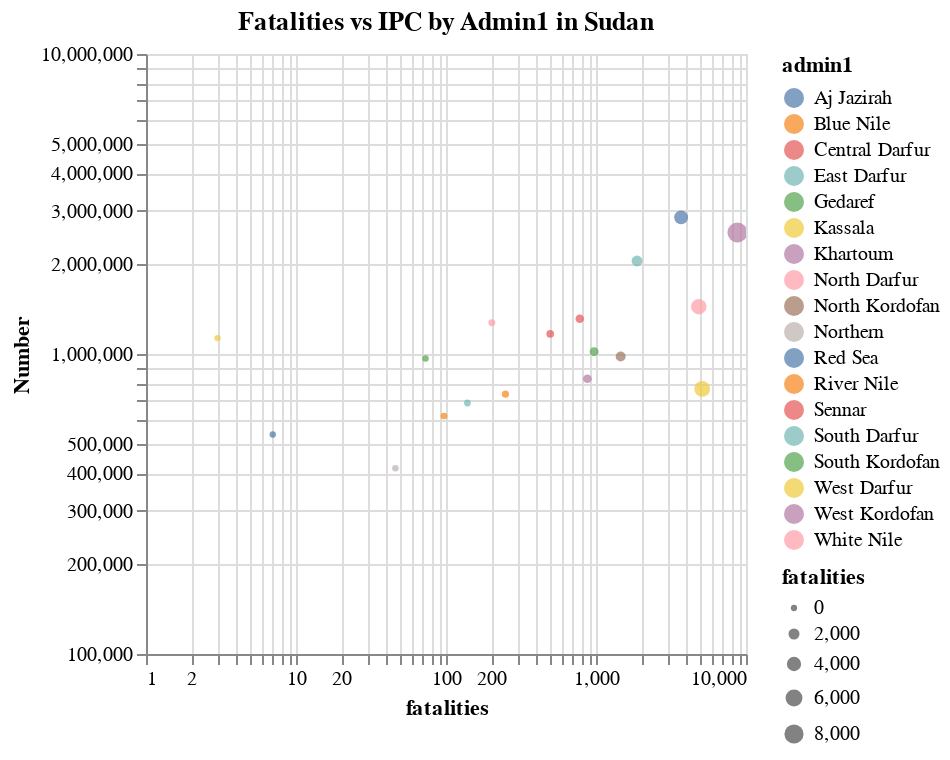

Notebook code for this chart:
### Code cell
# Create the chart with the selection and regression line
chart = alt.Chart(acled_ipc_adm1).mark_circle().encode(
    x=alt.X('fatalities:Q', scale=alt.Scale(type='log')),
    y=alt.Y('Number:Q', scale=alt.Scale(type='log')),
    color='admin1:N',
    size=alt.Size('fatalities:Q', scale=alt.Scale(range=[10, 100])),
    tooltip=['admin1', 'fatalities', 'Number']
).properties(
    title='Fatalities vs IPC by Admin1 in Sudan'
).interactive()

chart

### Figure 1 — Vega-Lite specification as saved in the notebook (floating-point values rounded to 4 significant figures)
{"config": {"view": {"continuousWidth": 300, "continuousHeight": 300}}, "data": {"name": "data-7a87355f3b0924a93f9afe5030623023"}, "mark": {"type": "circle"}, "encoding": {"color": {"field": "admin1", "type": "nominal"}, "size": {"field": "fatalities", "scale": {"range": [10, 100]}, "type": "quantitative"}, "tooltip": [{"field": "admin1", "type": "nominal"}, {"field": "fatalities", "type": "quantitative"}, {"field": "Number", "type": "nominal"}], "x": {"field": "fatalities", "scale": {"type": "log"}, "type": "quantitative"}, "y": {"field": "Number", "scale": {"type": "log"}, "type": "quantitative"}}, "params": [{"name": "param_18", "select": {"type": "interval", "encodings": ["x", "y"]}, "bind": "scales"}], "title": "Fatalities vs IPC by Admin1 in Sudan", "$schema": "https://vega.github.io/schema/vega-lite/v5.20.1.json", "datasets": {"data-7a87355f3b0924a93f9afe5030623023": [{"admin1": "Aj Jazirah", "fatalities": 3692, "event_date": 1538, "Date of analysis": "Apr 2024", "Country": "SDN", "Total country population": "47208125", "Level 1": "Aj Jazirah", "Validity period": "current", "From": "2024-04-01", "To": "2024-05-31", "Phase": "3+", "Number": "2853931", "Percentage": "0.53"}, {"admin1": "Blue Nile", "fatalities": 249, "event_date": 98, "Date of analysis": "Apr 2024", "Country": "SDN", "Total country population": "47208125", "Level 1": "Blue Nile", "Validity period": "current", "From": "2024-04-01", "To": "2024-05-31", "Phase": "3+", "Number": "734784", "Percentage": "0.5"}, {"admin1": "Central Darfur", "fatalities": 495, "event_date": 323, "Date of analysis": "Apr 2024", "Country": "SDN", "Total country population": "47208125", "Level 1": "Central Darfur", "Validity period": "current", "From": "2024-04-01", "To": "2024-05-31", "Phase": "3+", "Number": "1167817", "Percentage": "0.58"}, {"admin1": "East Darfur", "fatalities": 139, "event_date": 132, "Date of analysis": "Apr 2024", "Country": "SDN", "Total country population": "47208125", "Level 1": "East Darfur", "Validity period": "current", "From": "2024-04-01", "To": "2024-05-31", "Phase": "3+", "Number": "686566", "Percentage": "0.39"}, {"admin1": "Gedaref", "fatalities": 73, "event_date": 164, "Date of analysis": "Apr 2024", "Country": "SDN", "Total country population": "47208125", "Level 1": "Gedaref", "Validity period": "current", "From": "2024-04-01", "To": "2024-05-31", "Phase": "3+", "Number": "966142", "Percentage": "0.31"}, {"admin1": "Kassala", "fatalities": 3, "event_date": 89, "Date of analysis": "Apr 2024", "Country": "SDN", "Total country population": "47208125", "Level 1": "Kassala", "Validity period": "current", "From": "2024-04-01", "To": "2024-05-31", "Phase": "3+", "Number": "1130199", "Percentage": "0.38"}, {"admin1": "Khartoum", "fatalities": 8768, "event_date": 5783, "Date of analysis": "Apr 2024", "Country": "SDN", "Total country population": "47208125", "Level 1": "Khartoum", "Validity period": "current", "From": "2024-04-01", "To": "2024-05-31", "Phase": "3+", "Number": "2541541", "Percentage": "0.49"}, {"admin1": "North Darfur", "fatalities": 4845, "event_date": 1341, "Date of analysis": "Apr 2024", "Country": "SDN", "Total country population": "47208125", "Level 1": "North Darfur", "Validity period": "current", "From": "2024-04-01", "To": "2024-05-31", "Phase": "3+", "Number": "1438277", "Percentage": "0.59"}, {"admin1": "North Kordofan", "fatalities": 1460, "event_date": 459, "Date of analysis": "Apr 2024", "Country": "SDN", "Total country population": "47208125", "Level 1": "North Kordofan", "Validity period": "current", "From": "2024-04-01", "To": "2024-05-31", "Phase": "3+", "Number": "981111", "Percentage": "0.43"}, {"admin1": "Northern", "fatalities": 46, "event_date": 115, "Date of analysis": "Apr 2024", "Country": "SDN", "Total country population": "47208125", "Level 1": "Northern", "Validity period": "current", "From": "2024-04-01", "To": "2024-05-31", "Phase": "3+", "Number": "416243", "Percentage": "0.29"}, {"admin1": "Red Sea", "fatalities": 7, "event_date": 148, "Date of analysis": "Apr 2024", "Country": "SDN", "Total country population": "47208125", "Level 1": "Red Sea", "Validity period": "current", "From": "2024-04-01", "To": "2024-05-31", "Phase": "3+", "Number": "538962", "Percentage": "0.3"}, {"admin1": "River Nile", "fatalities": 97, "event_date": 163, "Date of analysis": "Apr 2024", "Country": "SDN", "Total country population": "47208125", "Level 1": "River Nile", "Validity period": "current", "From": "2024-04-01", "To": "2024-05-31", "Phase": "3+", "Number": "621542", "Percentage": "0.26"}, {"admin1": "Sennar", "fatalities": 779, "event_date": 393, "Date of analysis": "Apr 2024", "Country": "SDN", "Total country population": "47208125", "Level 1": "Sennar", "Validity period": "current", "From": "2024-04-01", "To": "2024-05-31", "Phase": "3+", "Number": "1311693", "Percentage": "0.49"}, {"admin1": "South Darfur", "fatalities": 1877, "event_date": 603, "Date of analysis": "Apr 2024", "Country": "SDN", "Total country population": "47208125", "Level 1": "South Darfur", "Validity period": "current", "From": "2024-04-01", "To": "2024-05-31", "Phase": "3+", "Number": "2041268", "Percentage": "0.56"}, {"admin1": "South Kordofan", "fatalities": 972, "event_date": 355, "Date of analysis": "Apr 2024", "Country": "SDN", "Total country population": "47208125", "Level 1": "South Kordofan", "Validity period": "current", "From": "2024-04-01", "To": "2024-05-31", "Phase": "3+", "Number": "1018272", "Percentage": "0.48"}, {"admin1": "West Darfur", "fatalities": 5104, "event_date": 425, "Date of analysis": "Apr 2024", "Country": "SDN", "Total country population": "47208125", "Level 1": "West Darfur", "Validity period": "current", "From": "2024-04-01", "To": "2024-05-31", "Phase": "3+", "Number": "765187", "Percentage": "0.59"}, {"admin1": "West Kordofan", "fatalities": 876, "event_date": 312, "Date of analysis": "Apr 2024", "Country": "SDN", "Total country population": "47208125", "Level 1": "West Kordofan", "Validity period": "current", "From": "2024-04-01", "To": "2024-05-31", "Phase": "3+", "Number": "826909", "Percentage": "0.45"}, {"admin1": "White Nile", "fatalities": 202, "event_date": 228, "Date of analysis": "Apr 2024", "Country": "SDN", "Total country population": "47208125", "Level 1": "White Nile", "Validity period": "current", "From": "2024-04-01", "To": "2024-05-31", "Phase": "3+", "Number": "1271505", "Percentage": "0.39"}]}}
